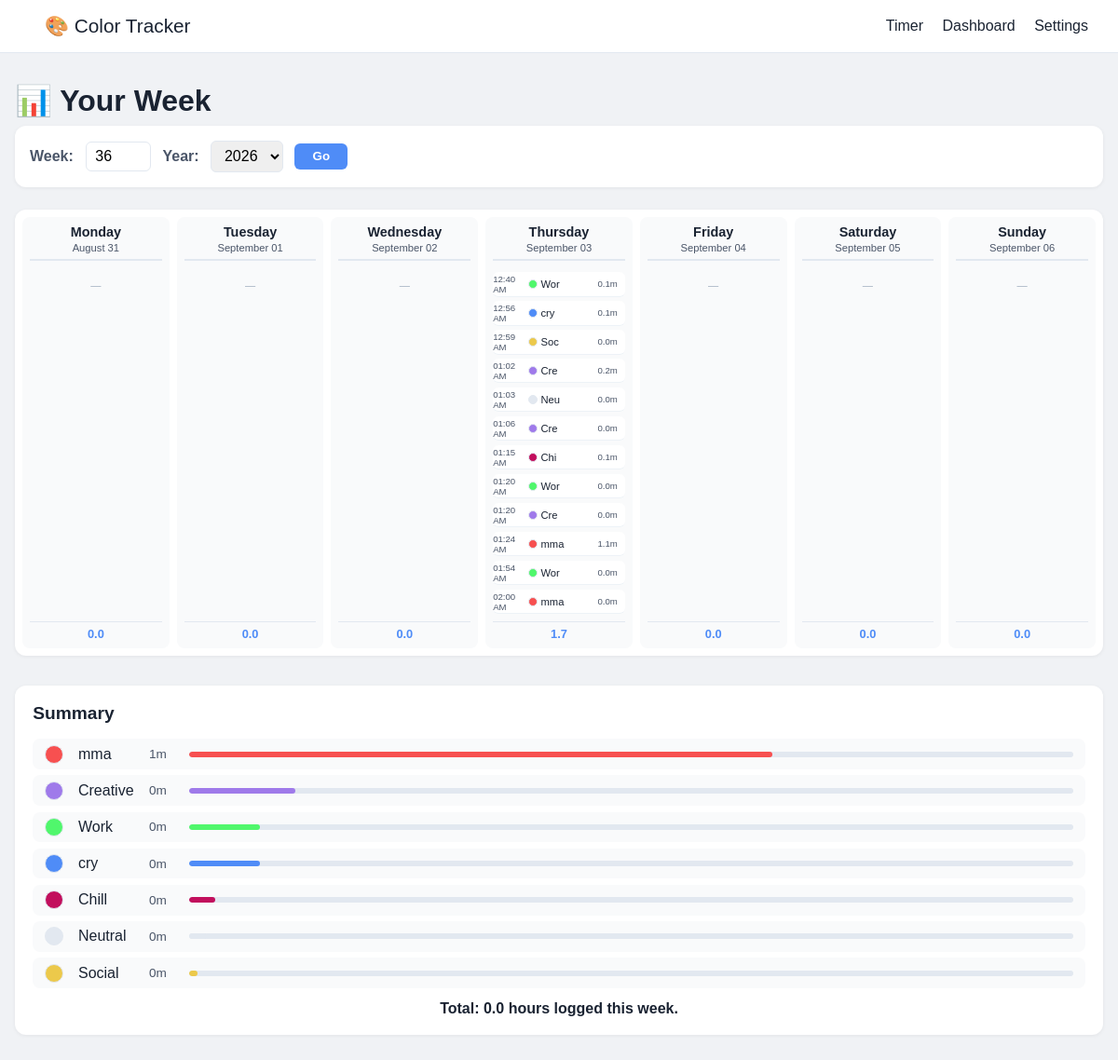
/dashboard, run on the app's committed database.
### models.py (models this page shows)
class ColorMap(db.Model):
    __tablename__ = "color_maps"
    id = db.Column(db.Integer, primary_key=True)
    color = db.Column(db.String(20), unique=True, nullable=False)
    hex_code = db.Column(db.String(50), nullable=False)
    activity = db.Column(db.String(50), unique=True, nullable=False)
    is_gradient = db.Column(db.Boolean, default=False)

class Log(db.Model):
    __tablename__ = "logs"
    id = db.Column(db.Integer, primary_key=True)
    color = db.Column(db.String(20), nullable=False)
    activity = db.Column(db.String(50), nullable=True)
    duration = db.Column(db.Integer, nullable=False)  # seconds
    timestamp = db.Column(db.DateTime, default=datetime.utcnow)

### app.py (the view)
@app.route("/dashboard")
def dashboard():
    offset_minutes = request.args.get("offset", 0, type=int)
    week_param = request.args.get("week")
    year_param = request.args.get("year")
    now_utc = datetime.utcnow()
    now_local = now_utc + timedelta(minutes=offset_minutes)
    try:
        selected_week = int(week_param) if week_param else now_local.isocalendar()[1]
        selected_year = int(year_param) if year_param else now_local.year
        if selected_week < 1 or selected_week > 53:
            selected_week = now_local.isocalendar()[1]
            selected_year = now_local.year
    except (ValueError, TypeError):
        selected_week = now_local.isocalendar()[1]
        selected_year = now_local.year
    jan4 = datetime(selected_year, 1, 4)
    days_to_monday = (jan4.weekday() - 0) % 7
    monday_week1 = jan4 - timedelta(days=days_to_monday)
    monday_local = monday_week1 + timedelta(weeks=selected_week - 1)
    sunday_local = monday_local + timedelta(days=6)
    monday_utc = monday_local - timedelta(minutes=offset_minutes)
    sunday_utc = sunday_local - timedelta(minutes=offset_minutes) + timedelta(days=1)
    logs = Log.query.filter(
        Log.timestamp >= monday_utc,
        Log.timestamp < sunday_utc
    ).order_by(Log.timestamp.asc()).all()
    days_data = {}
    for i in range(7):
        day = monday_local + timedelta(days=i)
        day_str = day.strftime("%Y-%m-%d")
        days_data[day_str] = {
            "date": day.strftime("%A, %B %d"),
            "logs": []
        }
    for log in logs:
        log_local = log.timestamp - timedelta(minutes=offset_minutes)
        day_str = log_local.strftime("%Y-%m-%d")
        if day_str in days_data:
            color_map = ColorMap.query.filter_by(color=log.color).first()
            hex_code = color_map.hex_code if color_map else "#cccccc"
            days_data[day_str]["logs"].append({
                "time": log_local.strftime("%I:%M %p"),
                "color": log.color,
                "hex_code": hex_code,
                "activity": log.activity,
                "duration": log.duration,
                "duration_min": round(log.duration / 60, 1),
            })
    for day_str in days_data:
        day_logs = days_data[day_str]["logs"]
        total_seconds = sum(log["duration"] for log in day_logs)
        days_data[day_str]["total"] = round(total_seconds / 60, 1)
    summary = defaultdict(int)
    for log in logs:
        summary[log.color] += log.duration
    summary_list = []
    total_seconds = sum(summary.values())
    for color, seconds in sorted(summary.items(), key=lambda x: x[1], reverse=True):
        color_map = ColorMap.query.filter_by(color=color).first()
        activity = color_map.activity if color_map else color
        hex_code = color_map.hex_code if color_map else color
        minutes = round(seconds / 60)
        hours = round(minutes / 60, 1)
        display = f"{hours}h" if hours >= 1 else f"{minutes}m"
        percentage = round((seconds / total_seconds) * 100) if total_seconds > 0 else 0
        summary_list.append({
            "color": color,
            "activity": activity,
            "hex_code": hex_code,
            "display": display,
            "percentage": percentage,
            "minutes": minutes,
        })
    total_hours = round(total_seconds / 3600, 1) if total_seconds > 0 else 0
    years = list(range(selected_year - 2, selected_year + 3))
    return render_template(
        "dashboard.html",
        days=days_data,
        summary=summary_list,
        total_hours=total_hours,
        selected_week=selected_week,
        selected_year=selected_year,
        years=years,
        offset=offset_minutes
    )

### templates/dashboard.html (shortened to what this page needs)
{% extends "base.html" %}
{% block content %}
<div class="container">
    <h1>📊 Your Week</h1>
    <form method="GET" action="/dashboard" class="week-selector" id="week-form">
        <label for="week">Week:</label>
        <input type="number" name="week" id="week" value="{{ selected_week }}" min="1" max="53" required>
        <label for="year">Year:</label>
        <select name="year" id="year">
            {% for y in years %}
                <option value="{{ y }}" {% if y == selected_year %}selected{% endif %}>{{ y }}</option>
            {% endfor %}
        </select>
        <button type="submit" class="btn-go">Go</button>
    </form>
    <div class="week-grid">
        {% for day_key, day_data in days.items() %}
        <div class="day-column">
            <div class="day-header">
                {{ day_data.date.split(',')[0] }}<br>
                <small>{{ day_data.date.split(',')[1] }}</small>
            </div>
            <div class="day-logs">
                {% if day_data.logs %}
                    {% for log in day_data.logs %}
                    <div class="log-entry">
                        <span class="log-time">{{ log.time }}</span>
                        <span class="log-dot" style="background-color: {{ log.hex_code }};"></span>
                        <span class="log-activity">{{ log.activity[:3] }}</span>
                        <span class="log-duration">{{ log.duration_min }}m</span>
                    </div>
                    {% endfor %}
                {% else %}
                    <div class="empty-day">—</div>
                {% endif %}
            </div>
            <div class="day-total">
                {{ day_data.total }}
            </div>
        </div>
        {% endfor %}
    </div>
    <div class="summary-section">
        <h2>Summary</h2>
        <div class="summary-grid">
            {% for item in summary %}
            <div class="summary-item">
                <div class="summary-color" style="background-color: {{ item.hex_code or item.color }};"></div>
                <div class="summary-details">
                    <span class="summary-activity">{{ item.activity or item.color }}</span>
                    <span class="summary-time">{{ item.display }}</span>
                    <div class="summary-bar">
                        <div class="summary-bar-fill" style="width: {{ item.percentage }}%; background-color: {{ item.hex_code or item.color }};"></div>
                    </div>
                </div>
            </div>
            {% else %}
            <p class="empty-day">No summary data available.</p>
            {% endfor %}
        </div>
        <p class="total-label">Total: {{ total_hours }} hours logged this week.</p>
    </div>
</div>
{% endblock %}

### static/css/style.css (style rules this page uses)
* { margin: 0; padding: 0; box-sizing: border-box; }
body { font-family: Arial, sans-serif; background: #f0f2f5; color: #1a2332; }
.container { max-width: 800px; margin: 2rem auto; padding: 0 1rem; }
h1 { margin-bottom: 0.5rem; }
p { color: #4a5568; margin-bottom: 1.5rem; }
.summary-grid { display: flex; flex-direction: column; gap: 0.5rem; margin: 1rem 0 2rem 0; }
.summary-item { display: flex; align-items: center; gap: 1rem; background: white; padding: 0.5rem 1rem; border-radius: 8px; }
.summary-color { width: 20px; height: 20px; border-radius: 50%; flex-shrink: 0; }
.summary-details { flex: 1; }
.summary-activity { font-weight: 500; margin-right: 0.5rem; }
.summary-time { color: #4a5568; margin-right: 1rem; }
.summary-bar { background: #e2e8f0; height: 6px; border-radius: 3px; overflow: hidden; flex: 1; }
.summary-bar-fill { height: 100%; border-radius: 3px; }
.day-logs { margin-top: 0.5rem; }
.log-entry { display: flex; align-items: center; gap: 0.8rem; padding: 0.3rem 1rem; background: white; border-radius: 6px; margin-bottom: 0.2rem; }
.log-time { font-size: 0.8rem; color: #4a5568; width: 80px; }
.log-activity { flex: 1; font-weight: 500; }
.log-duration { font-size: 0.9rem; color: #4a5568; margin-right: 0.5rem; }
.empty-day { color: #a0aec0; padding: 0.5rem 1rem; }

### templates/dashboard.html (style rules this page uses)
.container { max-width: 1200px; margin: 2rem auto; padding: 0 1rem; }
h1 { font-size: 2rem; margin-bottom: 0.5rem; }
.week-selector { display: flex; flex-wrap: wrap; gap: 0.8rem; align-items: center; background: white; padding: 1rem; border-radius: 12px; margin-bottom: 1.5rem; box-shadow: 0 1px 4px rgba(0,0,0,0.06); }
.week-selector label { font-weight: 600; color: #4a5568; }
.week-selector input, .week-selector select { padding: 0.4rem 0.6rem; border: 1px solid #e2e8f0; border-radius: 6px; font-size: 1rem; }
.week-selector input[type="number"] { width: 70px; }
.btn-go { background: #4f8cf7; color: white; border: none; padding: 0.4rem 1.2rem; border-radius: 6px; font-weight: 600; cursor: pointer; }
.week-grid { display: grid; grid-template-columns: repeat(7, 1fr); gap: 0.5rem; background: white; border-radius: 12px; padding: 0.5rem; box-shadow: 0 1px 4px rgba(0,0,0,0.06); margin-bottom: 2rem; }
.day-column { background: #f9fafb; border-radius: 8px; padding: 0.5rem; display: flex; flex-direction: column; min-height: 200px; }
.day-header { text-align: center; font-weight: 600; color: #1a2332; padding-bottom: 0.3rem; border-bottom: 2px solid #e2e8f0; margin-bottom: 0.3rem; font-size: 0.9rem; }
.day-header small { font-weight: 400; color: #4a5568; font-size: 0.7rem; }
.day-logs { flex: 1; display: flex; flex-direction: column; gap: 0.1rem; font-size: 0.7rem; }
.log-entry { display: flex; align-items: center; gap: 0.2rem; padding: 0.1rem 0; border-bottom: 1px solid #edf2f7; font-size: 0.7rem; }
.log-time { color: #4a5568; width: 35px; font-size: 0.6rem; }
.log-dot { width: 10px; height: 10px; border-radius: 50%; flex-shrink: 0; border: 1px solid #e2e8f0; }
.log-activity { flex: 1; font-weight: 500; color: #1a2332; }
.log-duration { color: #4a5568; font-size: 0.6rem; }
.empty-day { color: #a0aec0; text-align: center; padding: 0.5rem 0; }
.day-total { text-align: center; font-weight: 600; color: #4f8cf7; padding-top: 0.3rem; border-top: 1px solid #e2e8f0; margin-top: 0.3rem; font-size: 0.8rem; }
.summary-section { background: white; border-radius: 12px; padding: 1.2rem; box-shadow: 0 1px 4px rgba(0,0,0,0.06); margin-top: 1.5rem; }
.summary-section h2 { margin-top: 0; margin-bottom: 0.8rem; font-size: 1.2rem; }
.summary-grid { display: flex; flex-direction: column; gap: 0.4rem; margin-bottom: 0.8rem; }
.summary-item { display: flex; align-items: center; gap: 1rem; background: #f9fafb; padding: 0.4rem 0.8rem; border-radius: 8px; }
.summary-color { width: 20px; height: 20px; border-radius: 50%; flex-shrink: 0; border: 1px solid #e2e8f0; }
.summary-details { flex: 1; display: flex; align-items: center; gap: 0.5rem; flex-wrap: wrap; }
.summary-activity { font-weight: 500; color: #1a2332; min-width: 60px; }
.summary-time { color: #4a5568; font-size: 0.85rem; }
.summary-bar { flex: 1; background: #e2e8f0; height: 6px; border-radius: 3px; overflow: hidden; min-width: 40px; }
.summary-bar-fill { height: 100%; border-radius: 3px; transition: width 0.3s; }
.total-label { text-align: center; font-weight: 600; color: #1a2332; margin: 0.5rem 0 0 0; }

### data on the page
Log: activity "Wor"
Log: activity "cry"
Log: activity "Soc"
Log: activity "Cre"
Log: activity "Neu"
Log: activity "Cre"
Log: activity "Chi"
Log: activity "Wor"
Log: activity "Cre"
Log: activity "mma"
Log: activity "Wor"
Log: activity "mma"
ColorMap: activity "mma"
ColorMap: activity "Creative"
ColorMap: activity "Work"
ColorMap: activity "cry"
ColorMap: activity "Chill"
ColorMap: activity "Neutral"
ColorMap: activity "Social"

### other printed values
{{ day_data.date.split(',')[0] }} "Monday" "Tuesday" "Wednesday" "Thursday" "Friday" "Saturday" "Sunday"
{{ day_data.date.split(',')[1] }} "August 31" "September 01" "September 02" "September 03" "September 04" "September 05" "September 06"
{{ day_data.total }} "0.0" "0.0" "0.0" "1.7" "0.0" "0.0" "0.0"
{{ log.time }} "12:40 AM" "12:56 AM" "12:59 AM" "01:02 AM" "01:03 AM" "01:06 AM" "01:15 AM" "01:20 AM" "01:20 AM" "01:24 AM" "01:54 AM" "02:00 AM"
{{ log.duration_min }} "0.1" "0.1" "0.0" "0.2" "0.0" "0.0" "0.1" "0.0" "0.0" "1.1" "0.0" "0.0"
{{ item.display }} "1m" "0m" "0m" "0m" "0m" "0m" "0m"
{{ total_hours }} "0.0"
form field year "2026"
